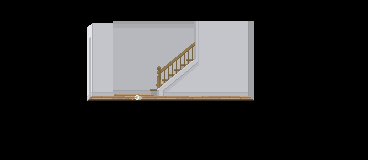

Tiled map render using the project's own tile images. Description and the map definition, with tile-layer contents summarised, below:
An orthogonal 23x10 tile map with 16x16 px tiles, 4 tile layers (bg1, bg2, ground, fg), 2 tilesets and 3 objects (outside, Spawn, upstairs).

<map version="1.0" orientation="orthogonal" renderorder="right-down" width="23" height="10" tilewidth="16" tileheight="16" nextobjectid="30">
 <properties>
  <property name="ambient" value="INDOOR" />
  <property name="bgm" value="Misdirection" />
 </properties>
 <tileset firstgid="1" name="indoors" tilewidth="16" tileheight="16" tilecount="2880" columns="60">
  <image source="tilesets/indoors.png" width="960" height="771" />
 </tileset>
 <tileset firstgid="2881" name="tileset" tilewidth="16" tileheight="16" tilecount="2880" columns="60">
  <image source="tilesets/housing.png" width="960" height="771" />
 </tileset>
 <layer name="bg1" width="23" height="10">
  <data>[230 cells, 58 non-empty, 46 distinct tile ids]</data>
 </layer>
 <layer name="bg2" width="23" height="10">
  <data>[230 cells, 0 non-empty, 0 distinct tile ids]</data>
 </layer>
 <layer name="ground" width="23" height="10">
  <data>[230 cells, 63 non-empty, 23 distinct tile ids]</data>
 </layer>
 <layer name="fg" width="23" height="10">
  <data>[230 cells, 2 non-empty, 2 distinct tile ids]</data>
 </layer>
 <objectgroup name="entities">
  <properties>
   <property name="spawn" value="" />
  </properties>
  <object id="26" name="outside" x="87" y="38" width="7" height="58">
   <properties>
    <property name="ID" value="0" />
    <property name="next" value="Residential District N" />
    <property name="nextWarp" value="6" />
    <property name="warp" value="" />
   </properties>
  </object>
  <object id="27" name="Spawn" x="102" y="80" width="16" height="16">
   <properties>
    <property name="spawn" value="" />
   </properties>
  </object>
  <object id="29" name="upstairs" x="128" y="32" width="30" height="64">
   <properties>
    <property name="ID" value="1" />
    <property name="next" value="resN_stairwell" />
    <property name="nextWarp" value="3" />
    <property name="warp" value="" />
   </properties>
  </object>
 </objectgroup>
</map>
